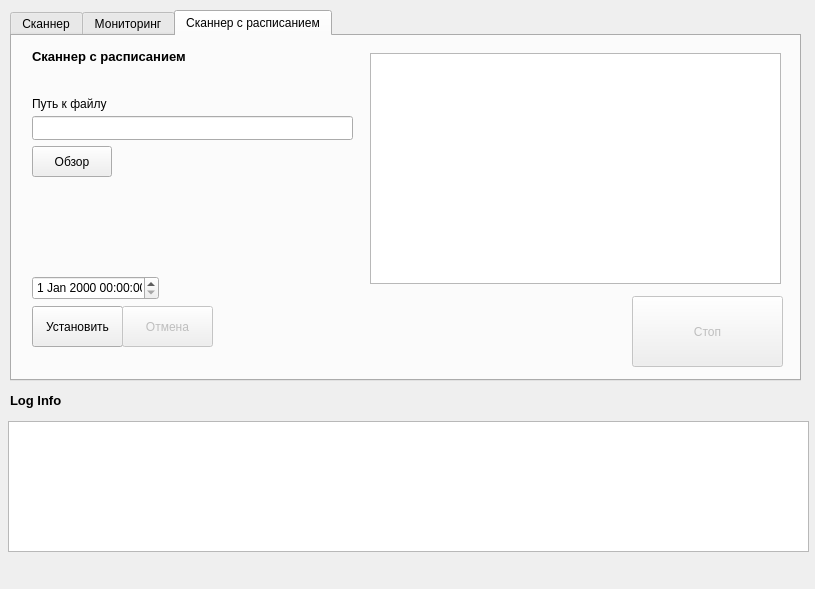
<?xml version="1.0" encoding="UTF-8"?>
<ui version="4.0">
 <class>MainWindow</class>
 <widget class="QMainWindow" name="MainWindow">
  <property name="geometry">
   <rect>
    <x>0</x>
    <y>0</y>
    <width>815</width>
    <height>589</height>
   </rect>
  </property>
  <property name="sizePolicy">
   <sizepolicy hsizetype="Maximum" vsizetype="Maximum">
    <horstretch>0</horstretch>
    <verstretch>0</verstretch>
   </sizepolicy>
  </property>
  <property name="minimumSize">
   <size>
    <width>100</width>
    <height>100</height>
   </size>
  </property>
  <property name="maximumSize">
   <size>
    <width>815</width>
    <height>589</height>
   </size>
  </property>
  <property name="windowTitle">
   <string>MyAntivirus</string>
  </property>
  <widget class="QWidget" name="centralwidget">
   <widget class="QTextEdit" name="logTextEdit">
    <property name="geometry">
     <rect>
      <x>8</x>
      <y>421</y>
      <width>801</width>
      <height>131</height>
     </rect>
    </property>
    <property name="readOnly">
     <bool>true</bool>
    </property>
   </widget>
   <widget class="QLabel" name="logLabel">
    <property name="geometry">
     <rect>
      <x>10</x>
      <y>390</y>
      <width>321</width>
      <height>21</height>
     </rect>
    </property>
    <property name="font">
     <font>
      <pointsize>10</pointsize>
      <weight>75</weight>
      <bold>true</bold>
     </font>
    </property>
    <property name="text">
     <string>Log Info</string>
    </property>
   </widget>
   <widget class="QTabWidget" name="tabWidget">
    <property name="geometry">
     <rect>
      <x>10</x>
      <y>10</y>
      <width>791</width>
      <height>371</height>
     </rect>
    </property>
    <property name="currentIndex">
     <number>2</number>
    </property>
    <widget class="QWidget" name="tab">
     <attribute name="title">
      <string>Сканнер</string>
     </attribute>
     <widget class="QLabel" name="scannerLabel">
      <property name="geometry">
       <rect>
        <x>10</x>
        <y>10</y>
        <width>91</width>
        <height>31</height>
       </rect>
      </property>
      <property name="font">
       <font>
        <pointsize>10</pointsize>
        <weight>75</weight>
        <bold>true</bold>
       </font>
      </property>
      <property name="text">
       <string>Сканнер</string>
      </property>
     </widget>
     <widget class="QLabel" name="pathLabel">
      <property name="geometry">
       <rect>
        <x>10</x>
        <y>60</y>
        <width>111</width>
        <height>16</height>
       </rect>
      </property>
      <property name="text">
       <string>Путь к файлу</string>
      </property>
     </widget>
     <widget class="QLineEdit" name="pathLineEdit">
      <property name="geometry">
       <rect>
        <x>10</x>
        <y>80</y>
        <width>351</width>
        <height>24</height>
       </rect>
      </property>
      <property name="readOnly">
       <bool>true</bool>
      </property>
     </widget>
     <widget class="QTextEdit" name="resultTextEdit">
      <property name="geometry">
       <rect>
        <x>408</x>
        <y>10</y>
        <width>371</width>
        <height>241</height>
       </rect>
      </property>
      <property name="readOnly">
       <bool>true</bool>
      </property>
     </widget>
     <widget class="QPushButton" name="browseButton">
      <property name="geometry">
       <rect>
        <x>10</x>
        <y>110</y>
        <width>80</width>
        <height>31</height>
       </rect>
      </property>
      <property name="text">
       <string>Обзор</string>
      </property>
     </widget>
     <widget class="QPushButton" name="startScanButton">
      <property name="geometry">
       <rect>
        <x>660</x>
        <y>260</y>
        <width>121</width>
        <height>71</height>
       </rect>
      </property>
      <property name="text">
       <string>Старт</string>
      </property>
     </widget>
     <widget class="QPushButton" name="stopButton">
      <property name="enabled">
       <bool>false</bool>
      </property>
      <property name="geometry">
       <rect>
        <x>520</x>
        <y>260</y>
        <width>131</width>
        <height>71</height>
       </rect>
      </property>
      <property name="text">
       <string>Стоп</string>
      </property>
     </widget>
    </widget>
    <widget class="QWidget" name="tab_3">
     <attribute name="title">
      <string>Мониторинг</string>
     </attribute>
     <widget class="QLabel" name="monitorLabel">
      <property name="geometry">
       <rect>
        <x>20</x>
        <y>10</y>
        <width>131</width>
        <height>21</height>
       </rect>
      </property>
      <property name="font">
       <font>
        <pointsize>10</pointsize>
        <weight>75</weight>
        <bold>true</bold>
       </font>
      </property>
      <property name="text">
       <string>Мониторинг</string>
      </property>
     </widget>
     <widget class="QLabel" name="pathLabel_3">
      <property name="geometry">
       <rect>
        <x>20</x>
        <y>60</y>
        <width>101</width>
        <height>16</height>
       </rect>
      </property>
      <property name="text">
       <string>Путь к файлу</string>
      </property>
     </widget>
     <widget class="QLineEdit" name="pathLineEdit_3">
      <property name="geometry">
       <rect>
        <x>20</x>
        <y>80</y>
        <width>261</width>
        <height>24</height>
       </rect>
      </property>
      <property name="readOnly">
       <bool>true</bool>
      </property>
     </widget>
     <widget class="QPushButton" name="browseButton_3">
      <property name="geometry">
       <rect>
        <x>20</x>
        <y>110</y>
        <width>80</width>
        <height>31</height>
       </rect>
      </property>
      <property name="text">
       <string>Обзор</string>
      </property>
     </widget>
     <widget class="QTextEdit" name="resultTextEdit_3">
      <property name="geometry">
       <rect>
        <x>398</x>
        <y>10</y>
        <width>371</width>
        <height>321</height>
       </rect>
      </property>
      <property name="readOnly">
       <bool>true</bool>
      </property>
     </widget>
     <widget class="QPushButton" name="monitorButton">
      <property name="geometry">
       <rect>
        <x>290</x>
        <y>270</y>
        <width>101</width>
        <height>61</height>
       </rect>
      </property>
      <property name="text">
       <string>Мониторинг</string>
      </property>
     </widget>
     <widget class="QPushButton" name="cancelMonitorButton">
      <property name="enabled">
       <bool>false</bool>
      </property>
      <property name="geometry">
       <rect>
        <x>290</x>
        <y>210</y>
        <width>101</width>
        <height>61</height>
       </rect>
      </property>
      <property name="text">
       <string>Стоп</string>
      </property>
     </widget>
    </widget>
    <widget class="QWidget" name="tab_2">
     <attribute name="title">
      <string>Сканнер с расписанием</string>
     </attribute>
     <widget class="QLabel" name="scheduleLabel">
      <property name="geometry">
       <rect>
        <x>20</x>
        <y>10</y>
        <width>221</width>
        <height>21</height>
       </rect>
      </property>
      <property name="font">
       <font>
        <pointsize>10</pointsize>
        <weight>75</weight>
        <bold>true</bold>
       </font>
      </property>
      <property name="text">
       <string>Сканнер с расписанием</string>
      </property>
     </widget>
     <widget class="QLabel" name="pathLabel_2">
      <property name="geometry">
       <rect>
        <x>20</x>
        <y>60</y>
        <width>91</width>
        <height>16</height>
       </rect>
      </property>
      <property name="text">
       <string>Путь к файлу</string>
      </property>
     </widget>
     <widget class="QLineEdit" name="pathLineEdit_2">
      <property name="geometry">
       <rect>
        <x>20</x>
        <y>80</y>
        <width>321</width>
        <height>24</height>
       </rect>
      </property>
      <property name="readOnly">
       <bool>true</bool>
      </property>
     </widget>
     <widget class="QTextEdit" name="resultTextEdit_2">
      <property name="geometry">
       <rect>
        <x>358</x>
        <y>17</y>
        <width>411</width>
        <height>231</height>
       </rect>
      </property>
      <property name="readOnly">
       <bool>true</bool>
      </property>
     </widget>
     <widget class="QDateTimeEdit" name="dateTimeEdit">
      <property name="geometry">
       <rect>
        <x>20</x>
        <y>240</y>
        <width>127</width>
        <height>24</height>
       </rect>
      </property>
      <property name="timeSpec">
       <enum>Qt::LocalTime</enum>
      </property>
     </widget>
     <widget class="QPushButton" name="setButton">
      <property name="geometry">
       <rect>
        <x>20</x>
        <y>270</y>
        <width>91</width>
        <height>41</height>
       </rect>
      </property>
      <property name="text">
       <string>Установить</string>
      </property>
     </widget>
     <widget class="QPushButton" name="cancelSchedule">
      <property name="enabled">
       <bool>false</bool>
      </property>
      <property name="geometry">
       <rect>
        <x>110</x>
        <y>270</y>
        <width>91</width>
        <height>41</height>
       </rect>
      </property>
      <property name="text">
       <string>Отмена</string>
      </property>
     </widget>
     <widget class="QPushButton" name="browseButton_2">
      <property name="geometry">
       <rect>
        <x>20</x>
        <y>110</y>
        <width>80</width>
        <height>31</height>
       </rect>
      </property>
      <property name="text">
       <string>Обзор</string>
      </property>
     </widget>
     <widget class="QPushButton" name="stopButton_2">
      <property name="enabled">
       <bool>false</bool>
      </property>
      <property name="geometry">
       <rect>
        <x>620</x>
        <y>260</y>
        <width>151</width>
        <height>71</height>
       </rect>
      </property>
      <property name="text">
       <string>Стоп</string>
      </property>
     </widget>
    </widget>
   </widget>
   <widget class="QLabel" name="scanStatusLabel">
    <property name="geometry">
     <rect>
      <x>11</x>
      <y>34</y>
      <width>16</width>
      <height>16</height>
     </rect>
    </property>
    <property name="text">
     <string/>
    </property>
   </widget>
   <widget class="QLabel" name="monitorStatusLabel">
    <property name="geometry">
     <rect>
      <x>411</x>
      <y>34</y>
      <width>16</width>
      <height>16</height>
     </rect>
    </property>
    <property name="text">
     <string/>
    </property>
   </widget>
   <widget class="QLabel" name="scheduleStatusLabel">
    <property name="geometry">
     <rect>
      <x>11</x>
      <y>314</y>
      <width>16</width>
      <height>16</height>
     </rect>
    </property>
    <property name="text">
     <string/>
    </property>
   </widget>
  </widget>
  <widget class="QMenuBar" name="menubar">
   <property name="geometry">
    <rect>
     <x>0</x>
     <y>0</y>
     <width>815</width>
     <height>26</height>
    </rect>
   </property>
  </widget>
 </widget>
 <resources/>
 <connections/>
</ui>
